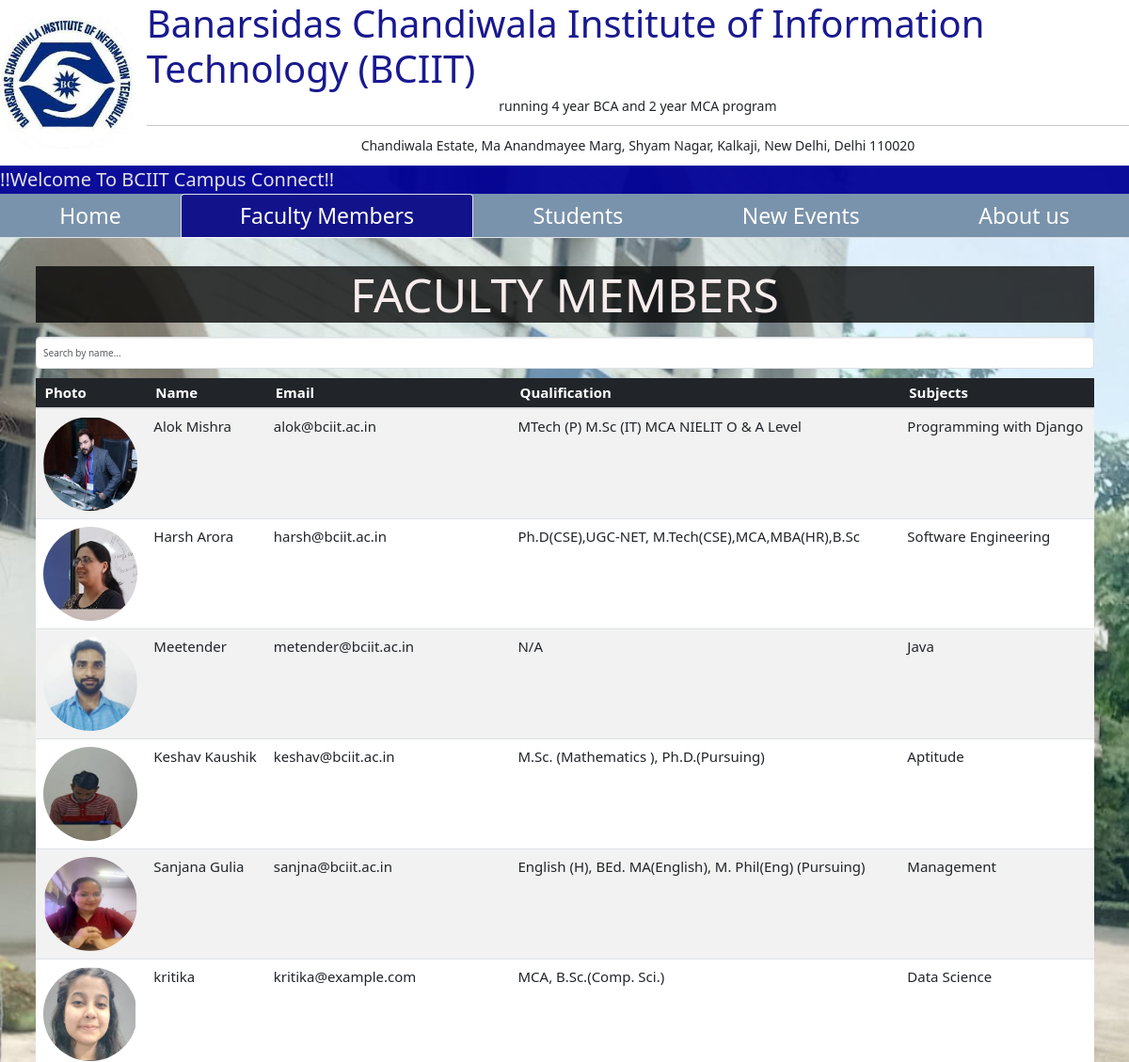
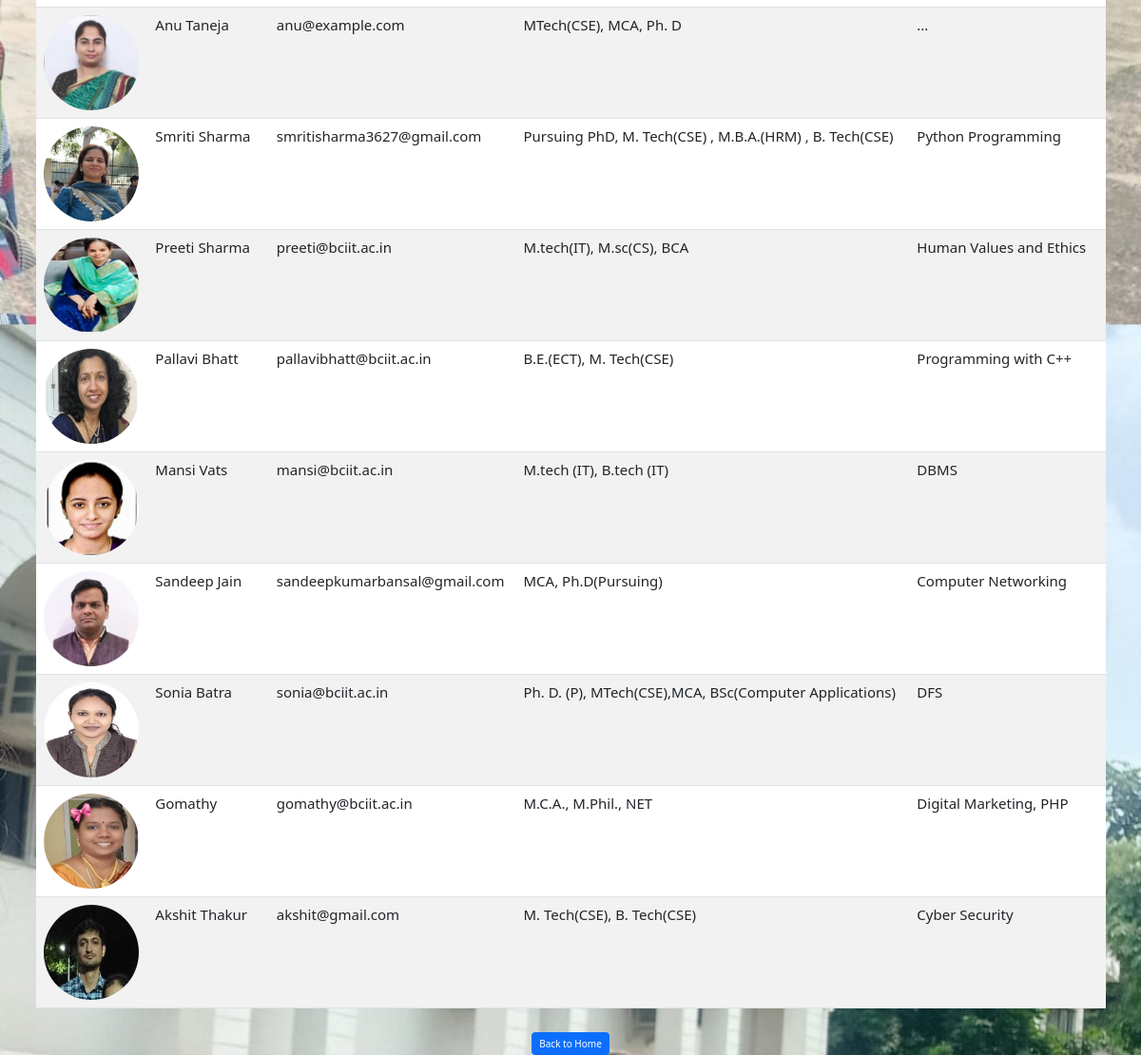
The app's page /faculty/ with its own data (2 pictures, top to bottom).
### testapp/models.py (models this page shows, shortened)
class Faculty(models.Model):
    name = models.CharField(max_length=100)
    email = models.EmailField(unique=True)
    Qualification = models.CharField(max_length=100)
    subjects = models.TextField()
    photo = models.ImageField(upload_to='faculty_photos/', null=True, blank=True)

### testapp/views.py (the view)
# urls.py: path('faculty/', views.faculty_list, name='faculty'),
def faculty_list(request):
    faculties = list(Faculty.objects.all())
    return render(request, 'testapp/faculty.html', {'faculties': faculties})

### templates/testapp/faculty.html (shortened to what this page needs)
{% extends "testapp/base.html" %}
{% load static %}
{% block head %}
<link href="https://cdn.jsdelivr.net/npm/bootstrap@5.3.0/dist/css/bootstrap.min.css" rel="stylesheet">
    <link rel="stylesheet" href="{% static 'testapp/faculty.css' %}">
    <link rel="stylesheet" href="{% static "testapp/home.css" %}">
{% endblock head %}
{% block faculty %} active{% endblock faculty %}
{% block content %}
    <body class="bg-light">
    <div class="container mt-5">
        <h2 class="text-center mb-4" id="head">FACULTY MEMBERS</h2>
        <div class="mb-3">
            <input type="text" id="search" class="form-control" placeholder="Search by name..." onkeyup="searchFaculty()">
        </div>
        <div class="table-responsive">
            <table class="table table-striped table-hover align-middle">
                <thead class="table-dark">
                    <tr>
                        <th class="px-3 py-2">Photo</th>
                        <th class="px-3 py-2">Name</th>
                        <th class="px-3 py-2">Email</th>
                        <th class="px-3 py-2">Qualification</th>
                        <th class="px-3 py-2">Subjects </th>
                    </tr>
                </thead>
                <tbody>
                    {% for faculty in faculties %}
                    <tr onclick="window.location='{% url 'faculty_detail' faculty.pk %}'" style="cursor: pointer;">
                        <td colspan="1" class="text-center">
                            {% if faculty.photo %}
                                <img src="{{ faculty.photo.url }}" alt="{{ faculty.name }}" style="width: 100px; height: 100px; border-radius: 50%;">
                            {% else %}
                                <p>No Photo Available</p>
                            {% endif %}
                        </td>
                        <td>{{ faculty.name }}</td>
                        <td>{{ faculty.email }}</td>
                        <td>{{ faculty.Qualification }}</td>
                        <td>{{ faculty.subjects }}</td>
                    </tr>
                    {% endfor %}
                </tbody>
            </table>
        </div>
        <div class="text-center mt-4">
            <a href="{% url 'home' %}" class="btn btn-primary">Back to Home</a>
        </div>
    </div>
{% endblock %}

### static/testapp/faculty.css (style rules this page uses)
body { background-image: url(bg_st.jpeg); background-repeat: no repeat; background-size: cover; }
#head { background-color: #000000c4; text-align: center; margin-bottom: 20px; color: #f8ecec; font-size: 5rem; }

### static/testapp/home.css (style rules this page uses)
.container { height: 20vh; }

### templates/testapp/faculty.html (style rules this page uses)
td,th { font-size: 1.5rem; }

### records on screen
Faculty: photo (picture), name "Alok Mishra", email "alok@bciit.ac.in", Qualification "MTech (P) M.Sc (IT) MCA NIELIT O & A Level", subjects "Programming with Django"
Faculty: photo (picture), name "Harsh Arora", email "harsh@bciit.ac.in", Qualification "Ph.D(CSE),UGC-NET, M.Tech(CSE),MCA,MBA(HR),B.Sc", subjects "Software Engineering"
Faculty: photo (picture), name "Meetender", email "metender@bciit.ac.in", Qualification "N/A", subjects "Java"
Faculty: photo (picture), name "Keshav Kaushik", email "keshav@bciit.ac.in", Qualification "M.Sc. (Mathematics ), Ph.D.(Pursuing)", subjects "Aptitude"
Faculty: photo (picture), name "Sanjana Gulia", email "sanjna@bciit.ac.in", Qualification "English (H), BEd. MA(English), M. Phil(Eng) (Pursuing)", subjects "Management"
Faculty: photo (picture), name "kritika", email "kritika@example.com", Qualification "MCA, B.Sc.(Comp. Sci.)", subjects "Data Science"
Faculty: photo (picture), name "Anu Taneja", email "anu@example.com", Qualification "MTech(CSE), MCA, Ph. D", subjects "..."
Faculty: photo (picture), name "Smriti Sharma", email "smritisharma3627@gmail.com", Qualification "Pursuing PhD, M. Tech(CSE) , M.B.A.(HRM) , B. Tech(CSE)", subjects "Python Programming"
Faculty: photo (picture), name "Preeti Sharma", email "preeti@bciit.ac.in", Qualification "M.tech(IT), M.sc(CS), BCA", subjects "Human Values and Ethics"
Faculty: photo (picture), name "Pallavi Bhatt", email "pallavibhatt@bciit.ac.in", Qualification "B.E.(ECT), M. Tech(CSE)", subjects "Programming with C++"
Faculty: photo (picture), name "Mansi Vats", email "mansi@bciit.ac.in", Qualification "M.tech (IT), B.tech (IT)", subjects "DBMS"
Faculty: photo (picture), name "Sandeep Jain", email "sandeepkumarbansal@gmail.com", Qualification "MCA, Ph.D(Pursuing)", subjects "Computer Networking"
Faculty: photo (picture), name "Sonia Batra", email "sonia@bciit.ac.in", Qualification "Ph. D. (P), MTech(CSE),MCA, BSc(Computer Applications)", subjects "DFS"
Faculty: photo (picture), name "Gomathy", email "gomathy@bciit.ac.in", Qualification "M.C.A., M.Phil., NET", subjects "Digital Marketing, PHP"
Faculty: photo (picture), name "Akshit Thakur", email "akshit@gmail.com", Qualification "M. Tech(CSE), B. Tech(CSE)", subjects "Cyber Security"
